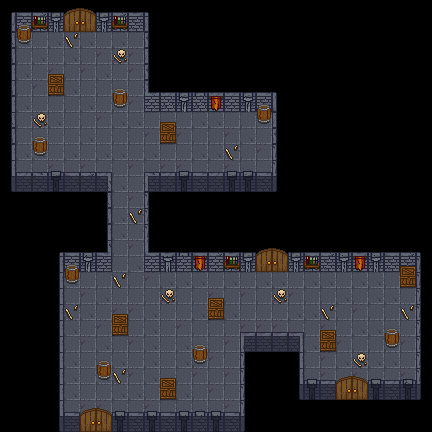

This game map was drawn from its Tiled (.tmx) file and the tilesets committed beside it. A one-line description and the trimmed map source follow:
An orthogonal 27x27 tile map with 16x16 px tiles, 4 tile layers (Tile Layer 3, Tile Layer 1, Tile Layer 5, Tile Layer 2), 4 tilesets and 33 objects.

<map version="1.10" tiledversion="1.10.2" orientation="orthogonal" renderorder="right-down" width="27" height="27" tilewidth="16" tileheight="16" infinite="0" nextlayerid="10" nextobjectid="71">
 <tileset firstgid="1" source="Walls.tsx" />
 <tileset firstgid="118" source="DoubleDoor.tsx" />
 <tileset firstgid="126" source="Decor.tsx" />
 <tileset firstgid="207" source="Floor.tsx" />
 <layer id="3" name="Tile Layer 3" width="27" height="27">
  <data>[729 cells, 292 non-empty, 4 distinct tile ids]</data>
 </layer>
 <layer id="1" name="Tile Layer 1" width="27" height="27">
  <data>[729 cells, 204 non-empty, 49 distinct tile ids]</data>
 </layer>
 <layer id="6" name="Tile Layer 5" width="27" height="27">
  <data>[729 cells, 27 non-empty, 4 distinct tile ids]</data>
 </layer>
 <layer id="2" name="Tile Layer 2" width="27" height="27">
  <data>[729 cells, 23 non-empty, 4 distinct tile ids]</data>
 </layer>
 <objectgroup id="9" name="walls">
  <object id="38" x="0" y="16" width="14" height="160" />
  <object id="39" x="0" y="0" width="160" height="16" />
  <object id="40" x="146" y="16" width="14" height="64" />
  <object id="41" x="146" y="80" width="142" height="16" />
  <object id="42" x="274" y="96" width="14" height="80" />
  <object id="43" x="146" y="176" width="14" height="80" />
  <object id="44" x="160" y="240" width="272" height="16" />
  <object id="45" x="418" y="256" width="14" height="128" />
  <object id="46" x="48" y="240" width="14" height="176" />
  <object id="47" x="242" y="332" width="14" height="84" />
  <object id="48" x="288" y="332" width="14" height="52" />
  <object id="49" x="62" y="240" width="34" height="16" />
  <object id="50" x="96" y="176" width="14" height="80" />
  <object id="51" x="14" y="172" width="96" height="4" />
  <object id="52" x="302" y="380" width="116" height="4" />
  <object id="53" x="256" y="332" width="32" height="4" />
  <object id="54" x="62" y="412" width="179" height="4" />
  <object id="55" x="146" y="172" width="128" height="4" />
  <object id="56" x="67" y="264" width="10" height="6" />
  <object id="57" x="114" y="314" width="12" height="6" />
  <object id="58" x="210" y="298" width="12" height="6" />
  <object id="59" x="322" y="330" width="12" height="6" />
  <object id="60" x="387" y="328" width="10" height="6" />
  <object id="61" x="402" y="266" width="14" height="6" />
  <object id="62" x="195" y="344" width="10" height="6" />
  <object id="63" x="162" y="378" width="12" height="6" />
  <object id="64" x="99" y="360" width="10" height="6" />
  <object id="65" x="162" y="122" width="12" height="6" />
  <object id="66" x="259" y="104" width="12" height="6" />
  <object id="67" x="35" y="136" width="10" height="6" />
  <object id="68" x="50" y="74" width="12" height="6" />
  <object id="69" x="115" y="88" width="10" height="6" />
  <object id="70" x="17" y="23" width="12" height="7" />
 </objectgroup>
</map>
